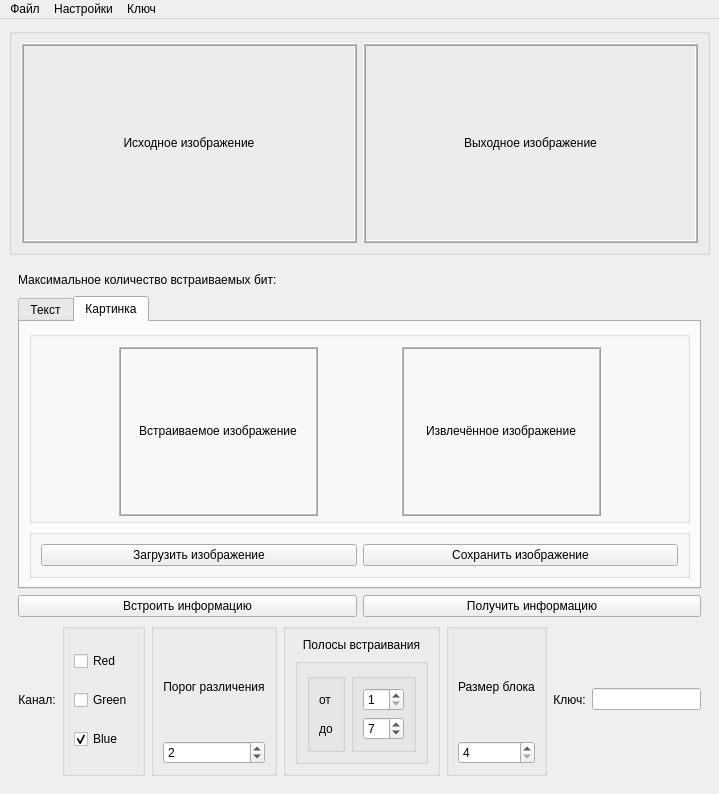
<?xml version="1.0" encoding="UTF-8"?>
<ui version="4.0">
 <class>MainWindow</class>
 <widget class="QMainWindow" name="MainWindow">
  <property name="geometry">
   <rect>
    <x>0</x>
    <y>0</y>
    <width>719</width>
    <height>776</height>
   </rect>
  </property>
  <property name="windowTitle">
   <string>MainWindow</string>
  </property>
  <widget class="QWidget" name="centralwidget">
   <layout class="QVBoxLayout" name="verticalLayout_7">
    <item>
     <widget class="QGroupBox" name="horizontalGroupBox">
      <property name="sizePolicy">
       <sizepolicy hsizetype="Minimum" vsizetype="Preferred">
        <horstretch>0</horstretch>
        <verstretch>2</verstretch>
       </sizepolicy>
      </property>
      <property name="minimumSize">
       <size>
        <width>0</width>
        <height>0</height>
       </size>
      </property>
      <layout class="QHBoxLayout" name="horizontalLayout">
       <item>
        <widget class="QLabel" name="labelMainPictureInput">
         <property name="enabled">
          <bool>true</bool>
         </property>
         <property name="sizePolicy">
          <sizepolicy hsizetype="Ignored" vsizetype="Preferred">
           <horstretch>0</horstretch>
           <verstretch>0</verstretch>
          </sizepolicy>
         </property>
         <property name="minimumSize">
          <size>
           <width>200</width>
           <height>200</height>
          </size>
         </property>
         <property name="maximumSize">
          <size>
           <width>1000</width>
           <height>1000</height>
          </size>
         </property>
         <property name="frameShape">
          <enum>QFrame::Box</enum>
         </property>
         <property name="frameShadow">
          <enum>QFrame::Raised</enum>
         </property>
         <property name="lineWidth">
          <number>1</number>
         </property>
         <property name="midLineWidth">
          <number>1</number>
         </property>
         <property name="text">
          <string>Исходное изображение</string>
         </property>
         <property name="scaledContents">
          <bool>false</bool>
         </property>
         <property name="alignment">
          <set>Qt::AlignCenter</set>
         </property>
        </widget>
       </item>
       <item>
        <widget class="QLabel" name="labelMainPictureOutput">
         <property name="sizePolicy">
          <sizepolicy hsizetype="Ignored" vsizetype="Preferred">
           <horstretch>0</horstretch>
           <verstretch>0</verstretch>
          </sizepolicy>
         </property>
         <property name="minimumSize">
          <size>
           <width>200</width>
           <height>200</height>
          </size>
         </property>
         <property name="maximumSize">
          <size>
           <width>1000</width>
           <height>1000</height>
          </size>
         </property>
         <property name="frameShape">
          <enum>QFrame::Box</enum>
         </property>
         <property name="frameShadow">
          <enum>QFrame::Raised</enum>
         </property>
         <property name="midLineWidth">
          <number>1</number>
         </property>
         <property name="text">
          <string>Выходное изображение</string>
         </property>
         <property name="scaledContents">
          <bool>false</bool>
         </property>
         <property name="alignment">
          <set>Qt::AlignCenter</set>
         </property>
        </widget>
       </item>
      </layout>
     </widget>
    </item>
    <item>
     <widget class="QWidget" name="widget" native="true">
      <layout class="QVBoxLayout" name="verticalLayout_6">
       <item>
        <layout class="QHBoxLayout" name="horizontalLayout_10">
         <item>
          <widget class="QLabel" name="label">
           <property name="text">
            <string>Максимальное количество встраиваемых бит: </string>
           </property>
          </widget>
         </item>
         <item>
          <widget class="QLabel" name="labelMaxBit">
           <property name="text">
            <string/>
           </property>
          </widget>
         </item>
         <item>
          <spacer name="horizontalSpacer">
           <property name="orientation">
            <enum>Qt::Horizontal</enum>
           </property>
           <property name="sizeHint" stdset="0">
            <size>
             <width>40</width>
             <height>20</height>
            </size>
           </property>
          </spacer>
         </item>
        </layout>
       </item>
       <item>
        <layout class="QVBoxLayout" name="verticalLayout">
         <item>
          <widget class="QTabWidget" name="tabWidget">
           <property name="currentIndex">
            <number>1</number>
           </property>
           <widget class="QWidget" name="tabText_2">
            <attribute name="title">
             <string>Текст</string>
            </attribute>
            <layout class="QHBoxLayout" name="horizontalLayout_6">
             <item>
              <widget class="QGroupBox" name="horizontalGroupBox_3">
               <property name="title">
                <string/>
               </property>
               <layout class="QHBoxLayout" name="horizontalLayout_7">
                <item>
                 <widget class="QPlainTextEdit" name="plainTextEdit_Embedded"/>
                </item>
                <item>
                 <widget class="QPlainTextEdit" name="plainTextEdit_Extracted"/>
                </item>
               </layout>
              </widget>
             </item>
            </layout>
           </widget>
           <widget class="QWidget" name="tabImage_2">
            <attribute name="title">
             <string>Картинка</string>
            </attribute>
            <layout class="QVBoxLayout" name="verticalLayout_4">
             <item>
              <layout class="QVBoxLayout" name="verticalLayout_2">
               <item>
                <widget class="QGroupBox" name="horizontalGroupBox_4">
                 <property name="sizePolicy">
                  <sizepolicy hsizetype="Minimum" vsizetype="Preferred">
                   <horstretch>0</horstretch>
                   <verstretch>2</verstretch>
                  </sizepolicy>
                 </property>
                 <property name="minimumSize">
                  <size>
                   <width>190</width>
                   <height>190</height>
                  </size>
                 </property>
                 <layout class="QHBoxLayout" name="horizontalLayout_9">
                  <item>
                   <widget class="QLabel" name="labelEmbeddedPictureInput">
                    <property name="enabled">
                     <bool>true</bool>
                    </property>
                    <property name="sizePolicy">
                     <sizepolicy hsizetype="Ignored" vsizetype="Preferred">
                      <horstretch>0</horstretch>
                      <verstretch>1</verstretch>
                     </sizepolicy>
                    </property>
                    <property name="minimumSize">
                     <size>
                      <width>170</width>
                      <height>170</height>
                     </size>
                    </property>
                    <property name="maximumSize">
                     <size>
                      <width>200</width>
                      <height>200</height>
                     </size>
                    </property>
                    <property name="frameShape">
                     <enum>QFrame::Box</enum>
                    </property>
                    <property name="frameShadow">
                     <enum>QFrame::Raised</enum>
                    </property>
                    <property name="lineWidth">
                     <number>1</number>
                    </property>
                    <property name="midLineWidth">
                     <number>1</number>
                    </property>
                    <property name="text">
                     <string>Встраиваемое изображение</string>
                    </property>
                    <property name="scaledContents">
                     <bool>false</bool>
                    </property>
                    <property name="alignment">
                     <set>Qt::AlignCenter</set>
                    </property>
                   </widget>
                  </item>
                  <item>
                   <widget class="QLabel" name="labelExtractedPictureInput">
                    <property name="sizePolicy">
                     <sizepolicy hsizetype="Ignored" vsizetype="Preferred">
                      <horstretch>0</horstretch>
                      <verstretch>1</verstretch>
                     </sizepolicy>
                    </property>
                    <property name="minimumSize">
                     <size>
                      <width>170</width>
                      <height>170</height>
                     </size>
                    </property>
                    <property name="maximumSize">
                     <size>
                      <width>200</width>
                      <height>200</height>
                     </size>
                    </property>
                    <property name="frameShape">
                     <enum>QFrame::Box</enum>
                    </property>
                    <property name="frameShadow">
                     <enum>QFrame::Raised</enum>
                    </property>
                    <property name="midLineWidth">
                     <number>1</number>
                    </property>
                    <property name="text">
                     <string>Извлечённое изображение</string>
                    </property>
                    <property name="scaledContents">
                     <bool>false</bool>
                    </property>
                    <property name="alignment">
                     <set>Qt::AlignCenter</set>
                    </property>
                   </widget>
                  </item>
                 </layout>
                </widget>
               </item>
               <item>
                <widget class="QGroupBox" name="groupBox">
                 <property name="title">
                  <string/>
                 </property>
                 <layout class="QHBoxLayout" name="horizontalLayout_8">
                  <item>
                   <widget class="QPushButton" name="pushButtonFileImport">
                    <property name="text">
                     <string>Загрузить изображение</string>
                    </property>
                   </widget>
                  </item>
                  <item>
                   <widget class="QPushButton" name="pushButtonFileExport">
                    <property name="text">
                     <string>Сохранить изображение</string>
                    </property>
                   </widget>
                  </item>
                 </layout>
                </widget>
               </item>
              </layout>
             </item>
            </layout>
           </widget>
          </widget>
         </item>
        </layout>
       </item>
       <item>
        <layout class="QHBoxLayout" name="horizontalLayout_11">
         <item>
          <widget class="QPushButton" name="pushButtonEncrypt">
           <property name="text">
            <string>Встроить информацию</string>
           </property>
          </widget>
         </item>
         <item>
          <widget class="QPushButton" name="pushButtonDecrypt">
           <property name="text">
            <string>Получить информацию</string>
           </property>
          </widget>
         </item>
        </layout>
       </item>
       <item>
        <layout class="QHBoxLayout" name="horizontalLayout_12">
         <item>
          <widget class="QLabel" name="label_3">
           <property name="text">
            <string>Канал:</string>
           </property>
           <property name="alignment">
            <set>Qt::AlignCenter</set>
           </property>
          </widget>
         </item>
         <item>
          <widget class="QGroupBox" name="groupBox_2">
           <property name="title">
            <string/>
           </property>
           <layout class="QVBoxLayout" name="verticalLayout_5">
            <item>
             <widget class="QCheckBox" name="checkBoxRedChannel">
              <property name="text">
               <string>Red</string>
              </property>
              <property name="checked">
               <bool>false</bool>
              </property>
             </widget>
            </item>
            <item>
             <widget class="QCheckBox" name="checkBoxGreenChannel">
              <property name="text">
               <string>Green</string>
              </property>
             </widget>
            </item>
            <item>
             <widget class="QCheckBox" name="checkBoxBlueChannel">
              <property name="text">
               <string>Blue</string>
              </property>
              <property name="checked">
               <bool>true</bool>
              </property>
             </widget>
            </item>
           </layout>
          </widget>
         </item>
         <item>
          <widget class="QGroupBox" name="groupBox_5">
           <property name="title">
            <string/>
           </property>
           <layout class="QVBoxLayout" name="verticalLayout_3">
            <item>
             <widget class="QLabel" name="label_6">
              <property name="text">
               <string>Порог различения</string>
              </property>
              <property name="alignment">
               <set>Qt::AlignCenter</set>
              </property>
             </widget>
            </item>
            <item>
             <widget class="QSpinBox" name="spinBoxSizeBlockLimitDifferentiation">
              <property name="maximum">
               <number>500</number>
              </property>
              <property name="value">
               <number>2</number>
              </property>
             </widget>
            </item>
           </layout>
          </widget>
         </item>
         <item>
          <widget class="QGroupBox" name="groupBox_6">
           <property name="title">
            <string/>
           </property>
           <layout class="QVBoxLayout" name="verticalLayout_10">
            <item>
             <widget class="QLabel" name="label_4">
              <property name="text">
               <string>Полосы встраивания</string>
              </property>
              <property name="alignment">
               <set>Qt::AlignCenter</set>
              </property>
             </widget>
            </item>
            <item>
             <widget class="QGroupBox" name="groupBox_7">
              <property name="title">
               <string/>
              </property>
              <layout class="QHBoxLayout" name="horizontalLayout_2">
               <item>
                <widget class="QGroupBox" name="groupBox_4">
                 <property name="title">
                  <string/>
                 </property>
                 <layout class="QVBoxLayout" name="verticalLayout_9">
                  <item>
                   <widget class="QLabel" name="label_7">
                    <property name="text">
                     <string>от</string>
                    </property>
                   </widget>
                  </item>
                  <item>
                   <widget class="QLabel" name="label_8">
                    <property name="text">
                     <string>до</string>
                    </property>
                   </widget>
                  </item>
                 </layout>
                </widget>
               </item>
               <item>
                <widget class="QGroupBox" name="groupBox_3">
                 <property name="title">
                  <string/>
                 </property>
                 <layout class="QVBoxLayout" name="verticalLayout_8">
                  <item>
                   <widget class="QSpinBox" name="spinBoxSizeBlockEmbeddingStripsFrom">
                    <property name="minimum">
                     <number>1</number>
                    </property>
                    <property name="maximum">
                     <number>15</number>
                    </property>
                    <property name="value">
                     <number>1</number>
                    </property>
                   </widget>
                  </item>
                  <item>
                   <widget class="QSpinBox" name="spinBoxSizeBlockEmbeddingStripsTo">
                    <property name="minimum">
                     <number>1</number>
                    </property>
                    <property name="maximum">
                     <number>15</number>
                    </property>
                    <property name="value">
                     <number>7</number>
                    </property>
                   </widget>
                  </item>
                 </layout>
                </widget>
               </item>
              </layout>
             </widget>
            </item>
           </layout>
          </widget>
         </item>
         <item>
          <widget class="QGroupBox" name="groupBox_8">
           <property name="title">
            <string/>
           </property>
           <layout class="QVBoxLayout" name="verticalLayout_11">
            <item>
             <widget class="QLabel" name="label_9">
              <property name="text">
               <string>Размер блока</string>
              </property>
             </widget>
            </item>
            <item>
             <widget class="QSpinBox" name="spinBoxSizeUnit">
              <property name="minimum">
               <number>4</number>
              </property>
              <property name="maximum">
               <number>16</number>
              </property>
             </widget>
            </item>
           </layout>
          </widget>
         </item>
         <item>
          <widget class="QLabel" name="label_5">
           <property name="text">
            <string>Ключ:</string>
           </property>
           <property name="alignment">
            <set>Qt::AlignCenter</set>
           </property>
          </widget>
         </item>
         <item>
          <widget class="QLineEdit" name="lineEditKey"/>
         </item>
        </layout>
       </item>
      </layout>
     </widget>
    </item>
   </layout>
  </widget>
  <widget class="QMenuBar" name="menubar">
   <property name="geometry">
    <rect>
     <x>0</x>
     <y>0</y>
     <width>719</width>
     <height>22</height>
    </rect>
   </property>
   <widget class="QMenu" name="menu">
    <property name="title">
     <string>Файл</string>
    </property>
    <addaction name="pushButtonMainFileImport"/>
    <addaction name="pushButtonMainFileExport"/>
   </widget>
   <widget class="QMenu" name="menu_2">
    <property name="title">
     <string>Настройки</string>
    </property>
    <addaction name="pushButtonSettingsImport"/>
    <addaction name="pushButtonSettingsExport"/>
   </widget>
   <widget class="QMenu" name="menu_3">
    <property name="title">
     <string>Ключ</string>
    </property>
    <addaction name="pushButtonKeyImport"/>
    <addaction name="pushButtonKeyExport"/>
   </widget>
   <addaction name="menu"/>
   <addaction name="menu_2"/>
   <addaction name="menu_3"/>
  </widget>
  <action name="pushButtonMainFileImport">
   <property name="checkable">
    <bool>false</bool>
   </property>
   <property name="text">
    <string>Импорт</string>
   </property>
  </action>
  <action name="pushButtonMainFileExport">
   <property name="text">
    <string>Экспорт</string>
   </property>
  </action>
  <action name="pushButtonSettingsImport">
   <property name="text">
    <string>Импорт</string>
   </property>
  </action>
  <action name="pushButtonSettingsExport">
   <property name="text">
    <string>Экспорт</string>
   </property>
  </action>
  <action name="pushButtonKeyImport">
   <property name="text">
    <string>Импорт</string>
   </property>
  </action>
  <action name="pushButtonKeyExport">
   <property name="text">
    <string>Экспорт</string>
   </property>
  </action>
 </widget>
 <resources/>
 <connections/>
</ui>
